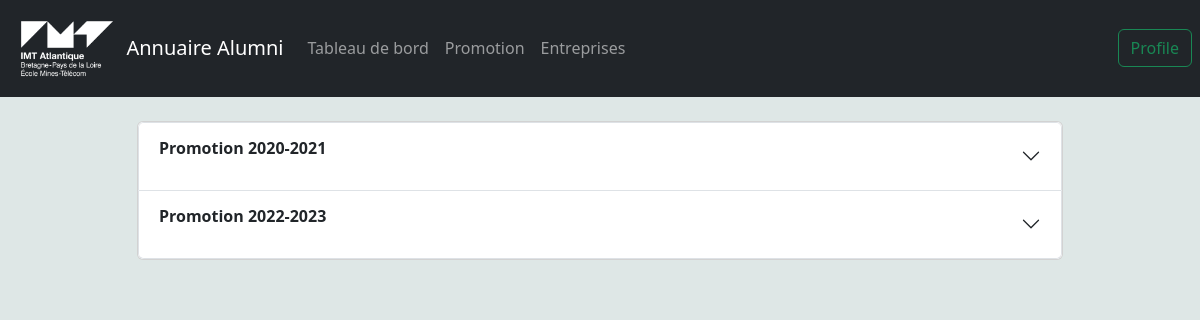
/Gabriel/prom, run on the app's committed database.
### database/models.py (models this page shows)
class class_prom(db.Model):
    student_id = db.Column(db.Integer, db.ForeignKey('student.id'), primary_key=True)
    year = db.Column(db.Integer)

### app.py (the view)
@app.route("/<string:name>/prom",methods=["GET", "POST"])
def prom(name):
    classProm = getPromStudents()
    return render_template("PromotionTab.html",classProm=classProm,name=name,id=1)

### database/querys/Get.py (called while the page is built)
def getClassPromByYear(year):
    ClassProm = class_prom.query.filter_by(year=year).all()
    return ClassProm

def getPromStudents():
    classprm = class_prom.query.all()
    setYear = set()
    for elemt in classprm:
        setYear.add(elemt.year)
    classPromList = []
    listnul = []
    for elemt in setYear:
        classPromList +=  [getClassPromByYear(elemt)]
    for classprm in classPromList:
        l = []
        for e in classprm:
            print(e.student_id)
            l += [e.student_id]
        listnul += [l]
    classPromList = []
    for l in listnul:
        classPromList += [[setYear.pop(),student.query.filter(student.student_id.in_(l)).all()]]
    return classPromList

### templates/PromotionTab.html (shortened to what this page needs)
<!DOCTYPE html>
<html lang="en">
<head>
    <link href="https://cdn.jsdelivr.net/npm/bootstrap@5.3.0-alpha1/dist/css/bootstrap.min.css"
      rel="stylesheet"
>
    {% import 'accordion_year.jinja2' as ay %}
    {% import 'navBar.jinja2' as nav %}
</head>
<body style="background-color:#dee7e6;">
<header>
            {{ nav.renderNavBar(name,id) }}
</header>
    <br>
        <div class ="container">
            <div class = "row justify-content-center">
                <div class ="col-10">
                <div class="card">
                    <div class="accordion" id="accordionExample">
                        {% for promo in classProm %}
                            {{  ay.renderProm(promo[0],promo[1])}}
                        {% endfor %}
                    </div>
                </div>
            </div>
        </div>
    </div>
</body>
</html>

### templates/accordion_year.jinja2 (shortened to what this page needs)
{% macro renderProm(year,promNom) %}
  <div class="accordion-item">
    <h2 class="accordion-header" id="heading{{year}}">
      <button
              class="accordion-button collapsed" type="button" data-bs-toggle="collapse" data-bs-target="#collapse{{year}}" aria-expanded="false" aria-controls="collapse{{year}}">
        <p class="text-center"> <strong>Promotion {{year}}-{{year+1}} </strong> </p>
      </button >
    </h2>
  </div>
{% endmacro %}

### data on the page
class_prom: year "2020", year+1 "2021"
class_prom: year "2022", year+1 "2023"
